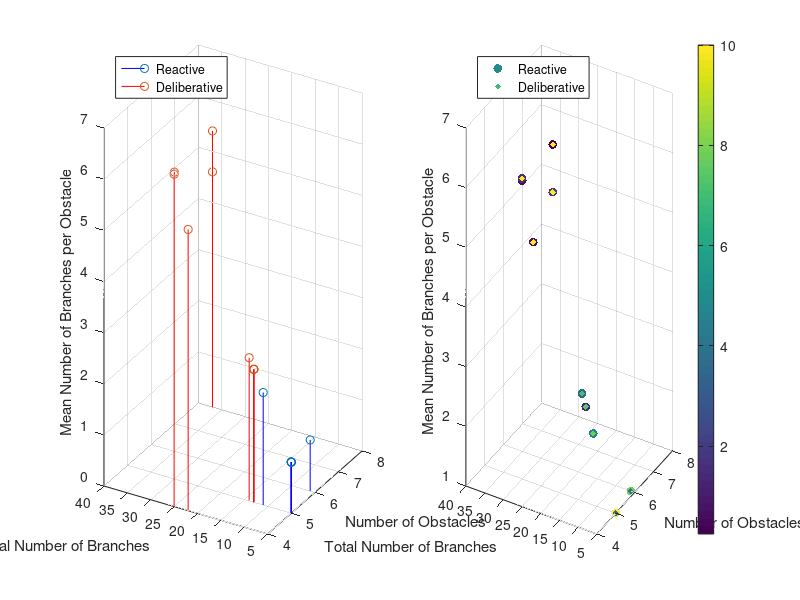

MATLAB code for this plot: (Note: this script raises an error after producing the figure.)
x = [5 5 6 5 5 5 5 5 5 5 4 4 5 8 8];
y = [5 5 6 5 5 11 14 13 13 13 25 22 30 37 37];
z = [1 1 1 1 1 2.2 2.8 2.6 2.6 2.6 6.5 5.5 6.0 4.6 5.4];

reactive_scores = [10.0 10.0 8.0 10.0 10.0 4.5 3.375 5.062 7.125 1.25 1.5 0.625 0.625 1.937 0.25];
deliberative_scores = [4.75 2.687 4.125 2.5 3.625 7.812 7.0 8.0 5.8125 7.562 9.937 10  9.937 9.937 9.937];


best_strat_k3 = [0 0 0 0 0 0 1 1 1 1 1 1 1 1 1];

nsIdx = best_strat_k3 == 0;
smIdx = best_strat_k3 == 1;

figure;
subplot(1,2,1);
stem3(x(nsIdx), y(nsIdx), z(nsIdx), 'Color', 'b')    % stem plot for non-smokers
hold on
stem3(x(smIdx), y(smIdx), z(smIdx), 'Color', 'r')    % stem plot for smokers
hold off

view(-60,15)
% zlim([100 140])

xlabel('Number of Obstacles')                                                      % add labels and a legend
ylabel('Total Number of Branches') 
zlabel('Mean Number of Branches per Obstacle') 
legend('Reactive', 'Deliberative', 'Location', 'NorthWest')


subplot(1,2,2);
scatter3(x,y,z,40,reactive_scores,'filled')    % draw the scatter plot
ax = gca;
% ax.XDir = 'reverse';
hold on
scatter3(x,y,z,20,deliberative_scores,'filled', 'd')
view(-60,15)
xlabel('Number of Obstacles')
ylabel('Total Number of Branches')
zlabel('Mean Number of Branches per Obstacle')
legend('Reactive', 'Deliberative', 'Location', 'NorthWest')

cb = colorbar;                                     % create and label the colorbar
cb.Label.String = 'Learned Average Score (/10, over 5 trials)';

%% Graph to Show Test Judgements at k=3

x = [5 5 6 5 5 5 5 5 5 5 4 4 5 8 8, 13 10 15 2 6 4 35 5 10 8 3 3 7 4 5];
y = [5 5 6 5 5 11 14 13 13 13 25 22 30 37 37, 27 32 45 12 9 5 42 11 33 17 33 6 14 8 15];
z = [1 1 1 1 1 2.2 2.8 2.6 2.6 2.6 6.5 5.5 6.0 4.6 5.4, 2.7 3.2 2.75 6 1.28 1.25 1.2 2.2 3.3 2.125 11 2 2.14 2 3];

best_strat_k3 = [0 0 0 0 0 0 1 1 1 1 1 1 1 1 1 2 2 2 2 3 3 2 2 2 2 2 3 3 2 2];

nsIdx = best_strat_k3 == 0;
smIdx = best_strat_k3 == 1;
pmIdx = best_strat_k3 == 2;
dmIdx = best_strat_k3 == 3;

figure;
% subplot(1,2,1);
stem3(x(nsIdx), y(nsIdx), z(nsIdx), 'Color', 'b')    % stem plot for non-smokers
hold on
stem3(x(smIdx), y(smIdx), z(smIdx), 'Color', 'r')    % stem plot for smokers
stem3(x(pmIdx), y(pmIdx), z(pmIdx), 'Color', 'g')
stem3(x(dmIdx), y(dmIdx), z(dmIdx), 'Color', 'm') 
hold off

view(-60,15)
% zlim([100 140])

xlabel('Number of Obstacles')                                                      % add labels and a legend
ylabel('Total Number of Branches') 
zlabel('Mean Number of Branches per Obstacle') 
legend('Reactive', 'Deliberative', 'New Deliberative', 'New Reactive', 'Location', 'NorthWest')

%% Graph for Difference in K

y = [1 2];
x = [1 2 3 4 5 6 7 8 9 10 11 12 13 14 15];
k_1 = [2 2 2 1 1 1 2 2 2 2 2 1 2 2 2];
k_3 = [2 2 2 2 1 1 2 2 2 2 2 1 1 2 2];
k_5 = [2 2 2 2 1 1 2 2 2 2 2 1 2 1 2];

figure;
stem(x, k_1, 'r')
hold on
stem(x, k_3, 'b')
stem(x, k_5, 'g')
legend('k=1', 'k=3', 'k=5')

%% Graph for k decision error 

x = [1 2 3 4 5 6 7 8 9 10 11 12 13 14 15];
reactive = [1.3 0.3 1.3 4.6 7.6 8.3 6.6 7.3 1 2.6 0.3 10 5 3 4];
deliberative = [8.6 7.3 10 2 1.6 2 10 3.6 6.67 10 8.3 2 4 3 4.3];

z = [0 1 2];
knn_choice = [2 2 2 2 1 1 2 2 2 2 2 1 2 2 2];
correct_choice = [2 2 2 1 1 1 2 1 2 2 2 1 1 0 2];

figure;
yyaxis left
stem(x, reactive, 'm');
hold on
stem(x, deliberative, 'k');
legend('Reactive', 'Deliberative', 'KNN Strategy Choice', 'Best Strategy')
xlabel('Test Map Number')
hold off 

yyaxis right
scatter(x,knn_choice, 'b');
hold on
scatter(x, correct_choice, 'r');

%%
x = [1 2 3 4 5 6 7 8 9 10 11 12 13 14 15];
Y = [1.3, 8.6
     0.3, 8.1
     1.3, 10
     4.6, 2
     7.6, 1.6
     8.3, 2
     6.6, 10
     7.3, 3.6
     1, 6.67
     2.6, 10
     0.3, 8.3
     10, 2
     5, 4
     3, 3
     4, 4.3];
 
knn_choice = [2 2 2 2 1 1 2 2 2 2 2 1 2 2 2];
correct_choice = [2 2 2 1 1 1 2 1 2 2 2 1 1 0 2];
 
figure;
bar(Y)
xlabel('Test Map Number')
yyaxis right
plot(x,knn_choice, 'b');
hold on
plot(x, correct_choice, 'r');
legend('Reactive', 'Deliberative', 'KNN Strategy Choice', 'Best Strategy')

%% Solely KNN Error

x = [1 2 3 4 5 6 7 8 9 10 11 12 13 14 15];
knn_choice = [2 2 2 2 1 1 2 2 2 2 2 1 2 2 2];
correct_choice = [2 2 2 1 1 1 2 1 2 2 2 1 1 1.5 2];

figure;
scatter(x, correct_choice, 'r')
hold on
scatter(x, knn_choice, 'b')
legend('Best Strategy By Average', 'KNN Strategy Choice')

%% Surface Plot

% x = [5 5 6 5 5 5 5 5 5 5 4 4 5 8 8, 13 10 15 2 6 4 35 5 10 8 3 3 7 4 5];
% y = [5 5 6 5 5 11 14 13 13 13 25 22 30 37 37, 27 32 45 12 9 5 42 11 33 17 33 6 14 8 15];
% z = [1 1 1 1 1 2.2 2.8 2.6 2.6 2.6 6.5 5.5 6.0 4.6 5.4, 2.7 3.2 2.75 6 1.28 1.25 1.2 2.2 3.3 2.125 11 2 2.14 2 3];
% 
% best_strat_k3 = [0 0 0 0 0 0 1 1 1 1 1 1 1 1 1 2 2 2 2 3 3 2 2 2 2 2 3 3 2 2];
% 
% nsIdx = best_strat_k3 == 0;
% smIdx = best_strat_k3 == 1;
% pmIdx = best_strat_k3 == 2;
% dmIdx = best_strat_k3 == 3;
% 
% figure;
% % subplot(1,2,1);
% surf(x(nsIdx), y(nsIdx), z(nsIdx), 'Color', 'b')    % stem plot for non-smokers
% hold on
% surf(x(smIdx), y(smIdx), z(smIdx), 'Color', 'r')    % stem plot for smokers
% surf(x(pmIdx), y(pmIdx), z(pmIdx), 'Color', 'g')
% surf(x(dmIdx), y(dmIdx), z(dmIdx), 'Color', 'm') 
% hold off
% 
% view(-60,15)
% % zlim([100 140])
% 
% xlabel('Number of Obstacles')                                                      % add labels and a legend
% ylabel('Total Number of Branches') 
% zlabel('Mean Number of Branches per Obstacle') 
% legend('Reactive', 'Deliberative', 'New Deliberative', 'New Reactive', 'Location', 'NorthWest')

